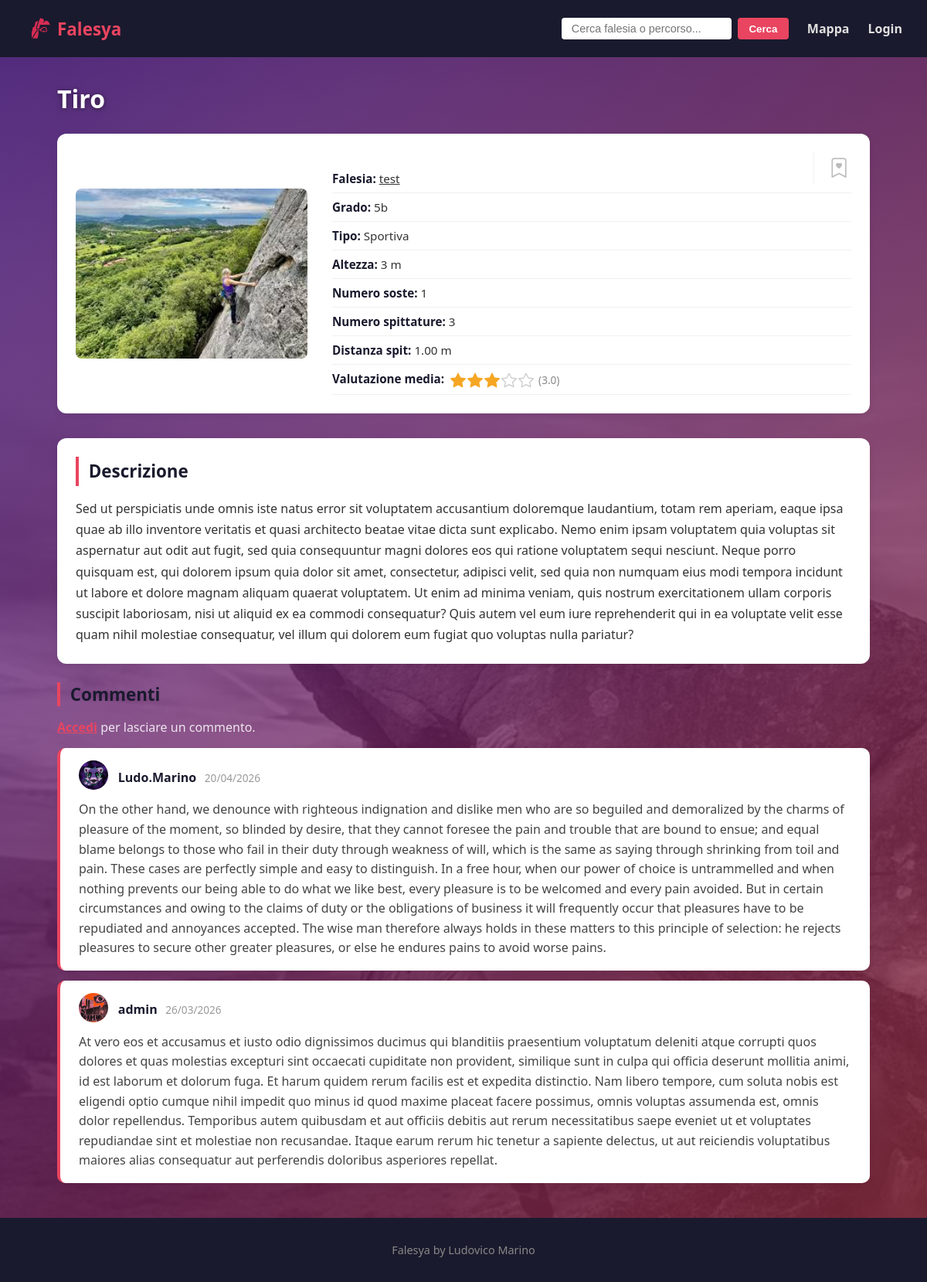
Screenshot of /percorso/1/ with the database file from the repository.
### generale/models.py (models this page shows, shortened)
class Percorso(models.Model):
    TIPO_CHOICES = [
        ('sport', 'Sportiva'),
        ('boulder', 'Boulder'),
        ('trad', 'Tradizionale'),
    ]
    SCALA_FRANCESE_GRADI = [
        ('1', '1'),
        ('2', '2'),
        ('3', '3'),
        ('4a', '4a'),
        ('4b', '4b'),
        ('4c', '4c'),
        ('5a', '5a'),
        ('5b', '5b'),
        ('5c', '5c'),
        ('6a', '6a'),
        ('6a+', '6a+'),
        ('6b', '6b'),
        ('6b+', '6b+'),
        ('6c', '6c'),
        ('6c+', '6c+'),
        ('7a', '7a'),
        ('7a+', '7a+'),
        ('7b', '7b'),
        ('7b+', '7b+'),
        ('7c', '7c'),
        ('7c+', '7c+'),
        ('8a', '8a'),
        ('8a+', '8a+'),
        ('8b', '8b'),
        ('8b+', '8b+'),
        ('8c', '8c'),
        ('8c+', '8c+'),
    ]
    nome = models.CharField(max_length=200)
    grado = models.CharField(max_length=10, choices=SCALA_FRANCESE_GRADI)
    n_soste = models.IntegerField()
    tipo = models.CharField(max_length=20, choices=TIPO_CHOICES)
    altezza = models.IntegerField()
    n_spittature = models.IntegerField()
    distanza_spit = models.DecimalField(max_digits=5, decimal_places=2)
    descrizione = models.TextField()
    immagine = models.ImageField(upload_to='percorsi/', blank=True)
    falesia = models.ForeignKey(Falesia, on_delete=models.CASCADE, related_name='percorsi')

class Falesia(models.Model):
    ROCK_TYPE_CHOICES = [
    ("limestone", "Calcare"),
    ("granite", "Granito"),
    ("sandstone", "Arenaria"),
    ("basalt", "Basalto"),
    ("conglomerate", "Conglomerato"),
    ("schist", "Scisto"),
    ("gneiss", "Gneiss"),
    ("quartzite", "Quarzite"),
    ("dolomite", "Dolomia"),
    ("tuff", "Tufo"),
    ("rhyolite", "Riolite"),
    ("gabbro", "Gabbro"),
    ("slate", "Ardesia"),
    ("marble", "Marmo"),
    ("volcanic", "Vulcanico"),
]
    STAGIONI = [
        ("primavera", "Primavera"),
        ("estate", "Estate"),
        ("autunno", "Autunno"),
        ("inverno", "Inverno"),
    ]
    ESPOSIZIONE = [
        ("nord", "Nord"),
        ("nord-est", "Nord-Est"),
        ("est", "Est"),
        ("sud-est", "Sud-Est"),
        ("sud", "Sud"),
        ("sud-ovest", "Sud-Ovest"),
        ("ovest", "Ovest"),
        ("nord-ovest", "Nord-Ovest"),
    ]
    nome = models.CharField(max_length=200)
    tipo_roccia = models.CharField(max_length=100, choices=ROCK_TYPE_CHOICES)
    latitudine = models.DecimalField(max_digits=16, decimal_places=12)
    longitudine = models.DecimalField(max_digits=16, decimal_places=12)
    comune = models.CharField(max_length=100)
    provincia = models.CharField(max_length=100)
    regione = models.CharField(max_length=100)
    descrizione = models.TextField()
    esposizione = models.CharField(max_length=50, choices=ESPOSIZIONE,  null=True, blank=True)
    stagione_consigliata = models.CharField(max_length=50, choices=STAGIONI)
    immagine = models.ImageField(upload_to='falesie/', blank=True)

class Commento(models.Model):
    utente = models.ForeignKey(User, on_delete=models.CASCADE)
    falesia = models.ForeignKey(Falesia, on_delete=models.CASCADE, null=True, blank=True)
    percorso = models.ForeignKey(Percorso, on_delete=models.CASCADE, null=True, blank=True)
    testo = models.TextField()
    data = models.DateTimeField(auto_now_add=True)

class Profilo(models.Model):
    utente = models.OneToOneField(User, on_delete=models.CASCADE, related_name='profilo')
    immagine_profilo = models.ImageField(upload_to='profili/', blank=True, null=True)

### generale/views.py (the view, shortened to what this page needs)
# urls.py: path('percorso/<int:id>/', views.dettaglio_percorso, name='dettaglio_percorso'),
def dettaglio_percorso(request, id):
    percorso = get_object_or_404(Percorso, id=id)
    commenti = percorso.commento_set.select_related('utente__profilo').order_by('-data')
    media_voto = Valutazione.objects.filter(percorso=percorso).aggregate(Avg('voto'))['voto__avg']
    is_preferito = (
        request.user.is_authenticated and
        Preferito.objects.filter(utente=request.user, percorso=percorso).exists()
    )
    voto_utente = None
    if request.user.is_authenticated:
        v = Valutazione.objects.filter(utente=request.user, percorso=percorso).first()
        voto_utente = v.voto if v else None
    form_commento    = FormCommento()
    form_valutazione = FormValutazione()
    return render(request, 'generale/dettaglio_percorso.html', {
        'percorso':         percorso,
        'commenti':         commenti,
        'media_voto':       media_voto,
        'media_voto_int':   round(media_voto) if media_voto else 0,
        'voto_utente':      voto_utente,
        'form_commento':    form_commento,
        'form_valutazione': form_valutazione,
        'is_preferito':     is_preferito,
    })

### generale/forms.py
class FormCommento(forms.ModelForm):
    class Meta:
        model = Commento
        fields = ['testo']
        widgets = {
            'testo': forms.Textarea(attrs={
                'rows': 3,
                'placeholder': 'Scrivi un commento...',
                'maxlength': 1000,
            })
        }
        labels = {'testo': ''}

class FormValutazione(forms.ModelForm):
    class Meta:
        model = Valutazione
        fields = ['voto']
        widgets = {
            'voto': forms.RadioSelect()
        }
        labels = {'voto': 'La tua valutazione'}

### generale/templates/generale/dettaglio_percorso.html (shortened to what this page needs)
{% extends 'generale/base.html' %}
{% load static %}
{% block contenuto %}
<h1>{{ percorso.nome }}</h1>
<div class="dettaglio-header">
    {% if percorso.immagine %}
    <img src="{{ percorso.immagine.url }}" alt="{{ percorso.nome }}">
    {% else %}
    <img src="{% static 'generale/content/placeholder.png' %}" alt="{{ percorso.nome }}">
    {% endif %}
    <div class="dati">
        <div class="preferiti-header">
            {% if user.is_authenticated %}
            <form action="{% url 'toggle_preferito' %}" method="POST" class="form-preferito">
                {% csrf_token %}
                <input type="hidden" name="tipo" value="percorso">
                <input type="hidden" name="id" value="{{ percorso.id }}">
                <button type="submit" class="btn-preferito"
                    title="{% if is_preferito %}Rimuovi dai preferiti{% else %}Aggiungi ai preferiti{% endif %}">
                    {% if is_preferito %}
                    <i class="bi bi-bookmark-heart-fill"></i>
                    {% else %}
                    <i class="bi bi-bookmark-heart"></i>
                    {% endif %}
                </button>
            </form>
            {% else %}
            <a href="#" class="btn-preferito btn-preferito--disabilitato" title="Accedi per salvare nei preferiti">
                <i class="bi bi-bookmark-heart"></i>
            </a>
            {% endif %}
        </div>
        <p><strong>Falesia:</strong>
            <a href="{% url 'dettaglio_falesia' percorso.falesia.id %}">{{ percorso.falesia.nome }}</a>
        </p>
        <p><strong>Grado:</strong> {{ percorso.grado }}</p>
        <p><strong>Tipo:</strong> {{ percorso.get_tipo_display }}</p>
        <p><strong>Altezza:</strong> {{ percorso.altezza }} m</p>
        <p><strong>Numero soste:</strong> {{ percorso.n_soste }}</p>
        <p><strong>Numero spittature:</strong> {{ percorso.n_spittature }}</p>
        <p><strong>Distanza spit:</strong> {{ percorso.distanza_spit }} m</p>
        <p>
            <strong>Valutazione media:</strong>
            {% if media_voto %}
            <span class="stelle-media">
                    <span class="media-numero">({{ media_voto|floatformat:1 }})</span>
            </span>
            {% else %}
            Nessuna ancora
            {% endif %}
        </p>
    </div>
</div>
<div class="descrizione">
    <h2>Descrizione</h2>
    <p>{{ percorso.descrizione }}</p>
</div>
<div class="commenti">
    <h2>Commenti</h2>
    {% if user.is_authenticated %}
    <form method="POST" class="form-commento">
        {% csrf_token %}
        {{ form_commento.testo }}
        {% if form_commento.testo.errors %}
        <span class="errore">{{ form_commento.testo.errors|join:", " }}</span>
        {% endif %}
        <button type="submit" name="invia_commento" class="btn-primario btn-small">Pubblica</button>
    </form>
    {% else %}
    <p class="invito-login"><a href="{% url 'login' %}">Accedi</a> per lasciare un commento.</p>
    {% endif %}
    {% for commento in commenti %}
    <div class="commento">
        <div class="commento-header">
            <div class="avatar-wrapper">
                {% if commento.utente.profilo.immagine_profilo %}
                <img src="{{ commento.utente.profilo.immagine_profilo.url }}" alt="{{ commento.utente.username }}"
                    class="avatar">
                {% else %}
                <div class="avatar avatar-placeholder">
                    {{ commento.utente.username|first|upper }}
                </div>
                {% endif %}
            </div>
            <div>
                <strong>{{ commento.utente.username }}</strong>
                <span class="data-commento">{{ commento.data|date:"d/m/Y" }}</span>
            </div>
        </div>
        <p>{{ commento.testo }}</p>
    </div>
    {% empty %}
    <p>Nessun commento ancora.</p>
    {% endfor %}
</div>
{% endblock %}

### generale/static/generale/css/style.css (style rules this page uses)
* { margin: 0; padding: 0; box-sizing: border-box; }
a { color: inherit; }
body { font-family: 'Segoe UI', sans-serif; color: #222; display: flex; flex-direction: column; min-height: 100vh; background: linear-gradient(135deg, #461482c3, #972f40bf), url('../content/background2.jpg') center/cover no-repeat; background-attachment: fixed; }
h1 { font-size: 2rem; color: #ffffff; margin-bottom: 1.5rem; text-shadow: 0 1px 6px rgba(0,0,0,0.5); }
h2 { font-size: 1.4rem; color: #ffffff; margin: 1.5rem 0 1rem; border-left: 4px solid #e94560; padding-left: 0.8rem; text-shadow: 0 1px 4px rgba(0,0,0,0.4); }
.dettaglio-header h2, .info-sito h2, .card h3, .sezione-preferiti h2, .sezione-preferiti h3, .descrizione h2, .percorsi h2, .commenti h2, .panel-modifica h3, #lista-falesie h2 { color: #1a1a2e; text-shadow: none; }
.dettaglio-header { display: flex; gap: 2rem; margin-bottom: 2rem; background: white; padding: 1.5rem; border-radius: 12px; box-shadow: 0 2px 8px rgba(0,0,0,0.08); flex-wrap: wrap; align-items: center; }
.dettaglio-header img { width: 300px; height: 220px; object-fit: cover; border-radius: 8px; }
.dati { flex: 1; min-width: 200px; position: relative; padding-top: 1rem; }
.dati p { padding: 0.5rem 0; border-bottom: 1px solid #f0f0f0; font-size: 0.95rem; color: #333; }
.dati p strong { color: #1a1a2e; }
.stelle-media { display: inline-flex; align-items: center; gap: 2px; vertical-align: middle; margin-left: 4px; }
.stella-media-icona { display: block; }
.stella-piena-statica { color: #f5a623; }
.stella-vuota-statica { color: #ccc; }
.media-numero { font-size: 0.85rem; color: #888; margin-left: 4px; }
.descrizione { background: white; padding: 1.5rem; border-radius: 12px; box-shadow: 0 2px 8px rgba(0,0,0,0.08); margin-bottom: 1.5rem; line-height: 1.7; color: #333; }
.descrizione h2 { color: #1a1a2e; border-left: 4px solid #e94560; padding-left: 0.8rem; text-shadow: none; margin-top: 0; }
.preferiti-header { position: absolute; top: 0; right: 0; padding-left: 1rem; border-left: 1px solid #f0f0f0; }
.btn-preferito { background: none; border: none; cursor: pointer; color: #e94560; font-size: 1.6rem; padding: 0.2rem; display: flex; align-items: center; transition: transform 0.15s, color 0.15s; text-decoration: none; }
.btn-preferito--disabilitato { color: #bbb; cursor: default; }
.commenti { margin-top: 1.5rem; }
.commenti h2 { color: #1a1a2e; text-shadow: none; }
.commento { background: white; padding: 1rem 1.5rem; border-radius: 10px; margin-bottom: 0.8rem; box-shadow: 0 2px 6px rgba(0,0,0,0.06); border-left: 4px solid #e94560; }
.commento strong { color: #1a1a2e; }
.commento p { margin-top: 0.4rem; color: #444; line-height: 1.6; }
.commento-header { display: flex; align-items: center; gap: 0.8rem; margin-bottom: 0.5rem; }
.avatar-wrapper { flex-shrink: 0; }
.avatar { width: 38px; height: 38px; border-radius: 50%; object-fit: cover; }
.data-commento { color: #999; font-size: 0.85rem; margin-left: 0.4rem; }
.invito-login { color: rgba(255,255,255,0.85); margin-bottom: 1rem; }
.invito-login a { color: #e94560; font-weight: 600; }

### rows the page displays
Percorso: nome "Tiro", immagine (picture), falesia.nome "test", grado "5b", tipo "Sportiva", altezza "3", n_soste "1", n_spittature "3", distanza_spit "1.00", descrizione "Sed ut perspiciatis unde omnis iste natus error sit voluptatem accusantium doloremque laudantium, totam rem aperiam, eaque ipsa quae ab illo inventore veritatis et quasi architecto beatae vitae dicta sunt explicabo. Nemo enim ipsam voluptatem quia voluptas sit aspernatur aut odit aut fugit, sed quia consequuntur magni dolores eos qui ratione voluptatem sequi nesciunt. Neque porro quisquam est, qui dolorem ipsum quia dolor sit amet, consectetur, adipisci velit, sed quia non numquam eius modi tempora incidunt ut labore et dolore magnam aliquam quaerat voluptatem. Ut enim ad minima veniam, quis nostrum exercitationem ullam corporis suscipit laboriosam, nisi ut aliquid ex ea commodi…"
Commento: utente.profilo.immagine_profilo (picture), utente.username "Ludo.Marino", data "20/04/2026", testo "On the other hand, we denounce with righteous indignation and dislike men who are so beguiled and demoralized by the charms of pleasure of the moment, so blinded by desire, that they cannot foresee the pain and trouble that are bound to ensue; and equal blame belongs to those who fail in their duty through weakness of will, which is the same as saying through shrinking from toil and pain. These cases are perfectly simple and easy to distinguish. In a free hour, when our power of choice is untrammelled and when nothing prevents our being able to do what we like best, every pleasure is to be welcomed and every pain avoided. But in certain circumstances and owing to the claims of duty or the…"
Commento: utente.profilo.immagine_profilo (picture), utente.username "admin", data "26/03/2026", testo "At vero eos et accusamus et iusto odio dignissimos ducimus qui blanditiis praesentium voluptatum deleniti atque corrupti quos dolores et quas molestias excepturi sint occaecati cupiditate non provident, similique sunt in culpa qui officia deserunt mollitia animi, id est laborum et dolorum fuga. Et harum quidem rerum facilis est et expedita distinctio. Nam libero tempore, cum soluta nobis est eligendi optio cumque nihil impedit quo minus id quod maxime placeat facere possimus, omnis voluptas assumenda est, omnis dolor repellendus. Temporibus autem quibusdam et aut officiis debitis aut rerum necessitatibus saepe eveniet ut et voluptates repudiandae sint et molestiae non recusandae. Itaque…"

### other values shown
{{ media_voto|floatformat:1 }} "3.0"
